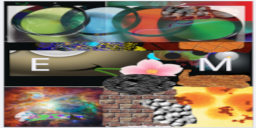
#> input picture src/To Embed/Snippet_Ref_2.jpg, 256 x 128 px
$ python claude_sift.py
#> lines starting #> are read from the running program, lines starting #| are printed output that depends on the picture; after the words box and inside, x2 and y2 are one past the last pixel; in counts of white or black regions, pixels touching at a corner belong together
import cv2
import numpy as np
import matplotlib.pyplot as plt
from matplotlib.patches import Rectangle
from skimage.measure import label, regionprops

def detect_object_with_sift(reference_img_path, input_img_path, min_kernel_size=64, max_kernel_size=512, min_matches=4):
    """
    Detect objects in an input image using SIFT matching with sliding window approach.

    Args:
        reference_img_path: Path to the reference object image
        input_img_path: Path to the input image where objects need to be detected
        min_kernel_size: Minimum size of the sliding window kernel
        max_kernel_size: Maximum size of the sliding window kernel
        min_matches: Minimum number of matches required to consider a detection

    Returns:
        Tuple containing (input_image with detections, best_match_region, best_match_count)
    """
#> called with reference_img_path = 'To Embed/Snippet_Ref_2.jpg', input_img_path = 'To Embed/624_Marked.jpg', min_kernel_size = 64, max_kernel_size = 512, min_matches = 4
    # Load images
    reference_img = cv2.imread(reference_img_path, cv2.IMREAD_GRAYSCALE)
#> reference_img: shape (128, 256); min 0, max 250, mean 115.9
    input_img = cv2.imread(input_img_path)
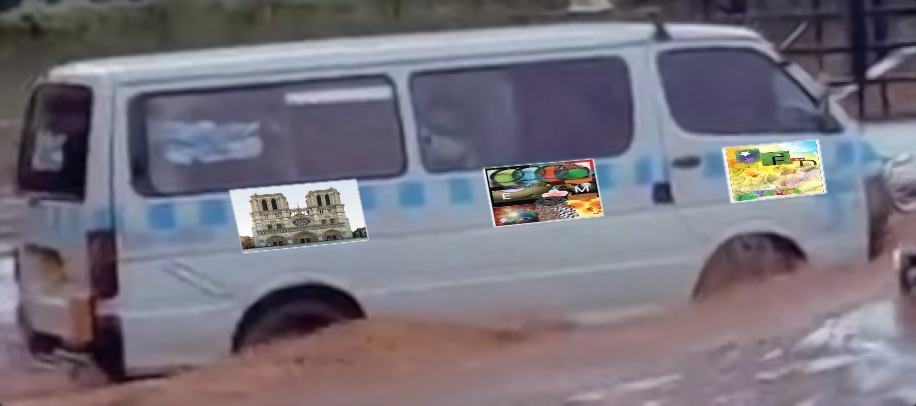
#> input picture src/To Embed/624_Marked.jpg, 916 x 406 px
#> input_img is the input picture: shape (406, 916, 3); mean B, G, R 124.8, 113.9, 118.5
    input_img_gray = cv2.cvtColor(input_img, cv2.COLOR_BGR2GRAY)
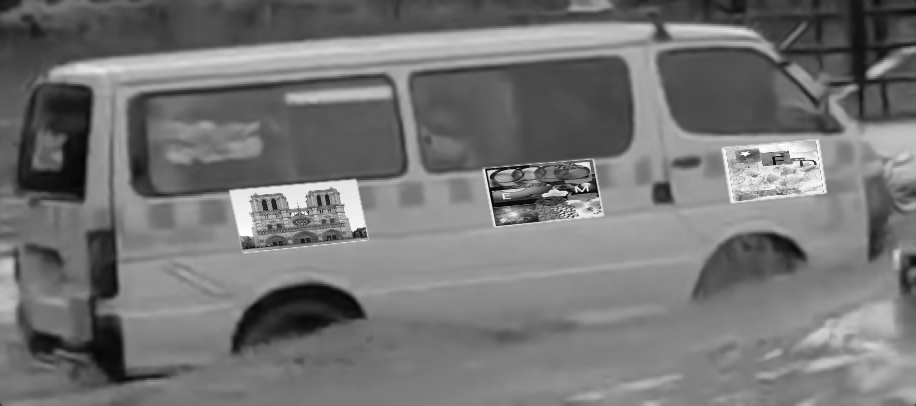
#> input_img_gray: shape (406, 916); min 2, max 254, mean 116.5

    # Get image dimensions
    input_height, input_width = input_img_gray.shape
#> input_height = 406; input_width = 916
    ref_height, ref_width = reference_img.shape
#> ref_height = 128; ref_width = 256

    # Initialize SIFT detector
    sift = cv2.SIFT_create()

    # Extract keypoints and descriptors from reference image
    ref_keypoints, ref_descriptors = sift.detectAndCompute(reference_img, None)
#> ref_keypoints = 382 keypoints; strongest (x, y, size): (228, 68, 3.3), (202, 69, 3.2), (215, 69, 3.2), (173, 69, 8)

    # Determine kernel size based on input image size
    kernel_size = min(max(min_kernel_size, int(min(input_width, input_height) / 8)), max_kernel_size)
#> kernel_size = 64
    kernel_size = 256
    print(f"Using kernel size: {kernel_size}x{kernel_size}")

    # Initialize match map (same size as input image)
    match_map = np.zeros((input_height, input_width), dtype=np.uint8)

    # Initialize FLANN matcher
    FLANN_INDEX_KDTREE = 1
    index_params = dict(algorithm=FLANN_INDEX_KDTREE, trees=5)
    search_params = dict(checks=50)
    flann = cv2.FlannBasedMatcher(index_params, search_params)

    # Define step size for sliding window (using 1/4 of kernel size for efficiency)
    step_size = kernel_size // 4

    # Sliding window approach
    print("Performing sliding window SIFT matching...")
    for y in range(0, input_height - kernel_size, step_size):
        for x in range(0, input_width - kernel_size, step_size):
            # Extract window
            window = input_img_gray[y:y+kernel_size, x:x+kernel_size]

            # Extract keypoints and descriptors
            window_keypoints, window_descriptors = sift.detectAndCompute(window, None)

            # Skip if no keypoints are found
            if window_keypoints and window_descriptors is not None and len(window_keypoints) > 0:
                # Match descriptors
                matches = flann.knnMatch(ref_descriptors, window_descriptors, k=2)

                # Apply ratio test
                good_matches = []
                for m, n in matches:
                    if m.distance < 0.7 * n.distance:
                        good_matches.append(m)

                # If enough matches are found, mark the region
                if len(good_matches) >= min_matches:
                    # Mark the central point of the window
                    center_y, center_x = y + kernel_size//2, x + kernel_size//2
                    match_map[center_y, center_x] = 1

                    # Optionally mark the whole window (useful for visualization)
                    match_map[y:y+kernel_size, x:x+kernel_size] = 1
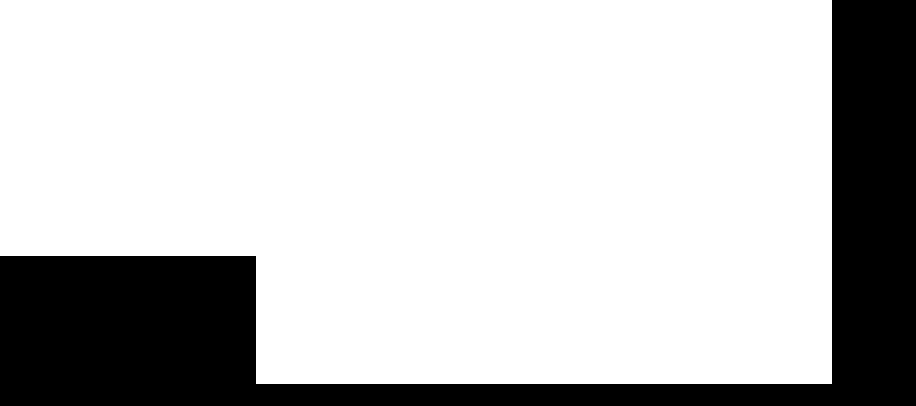
#> match_map: shape (406, 916); values 0 (black) and 1 (white), 77.1% white; 1 black region, box (x1, y1, x2, y2) and area: (0, 0, 916, 406) 85176
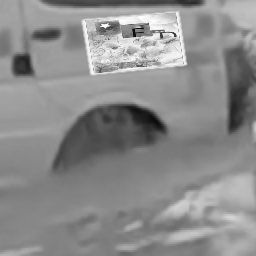
#> window: shape (256, 256); min 11, max 253, mean 139.7

    # Label connected regions using 8-connectivity
    print("Labeling connected regions...")
    labeled_map, num_regions = label(match_map, connectivity=2, return_num=True)
#> labeled_map: shape (406, 916) int64; values 0 (black) and 1 (white), 77.1% white; 1 black region
#> num_regions = 1

    # Find properties of labeled regions
    regions = regionprops(labeled_map)
#> regions = 1 regions; box (x1, y1, x2, y2) and area: (0, 0, 832, 384) 286720

    # Initialize visualization image
    vis_img = input_img.copy()

    # Prepare for finding the best match
    best_match_count = 0
    best_match_region = None
    best_match_bbox = None

    # Process each region
    print(f"Processing {len(regions)} regions...")
#> (printed output is left out)
    region_info = []

    for region in regions:
        # Get bounding box (min_row, min_col, max_row, max_col)
        min_row, min_col, max_row, max_col = region.bbox

        # Calculate center of bounding box
        center_y = (min_row + max_row) // 2
        center_x = (min_col + max_col) // 2

        # Extract region around center with size of kernel
        start_y = max(0, center_y - kernel_size//2)
        start_x = max(0, center_x - kernel_size//2)
        end_y = min(input_height, center_y + kernel_size//2)
        end_x = min(input_width, center_x + kernel_size//2)

        region_img = input_img_gray[start_y:end_y, start_x:end_x]

        # Extract keypoints and descriptors
        region_keypoints, region_descriptors = sift.detectAndCompute(region_img, None)

        # Skip if no keypoints are found
        match_count = 0
        if region_keypoints and region_descriptors is not None and len(region_keypoints) > 0:
            # Match descriptors
            matches = flann.knnMatch(ref_descriptors, region_descriptors, k=2)

            # Apply ratio test
            good_matches = []
            for m, n in matches:
                if m.distance < 0.7 * n.distance:
                    good_matches.append(m)

            match_count = len(good_matches)

        # Store region information
        region_bbox = (min_col, min_row, max_col - min_col, max_row - min_row)  # x, y, width, height
        region_info.append((region_bbox, match_count))

        # Update best match if this region has more matches
        if match_count > best_match_count:
            best_match_count = match_count
            best_match_region = region_img
            best_match_bbox = region_bbox
#> this loop made 1 pass
#> (min_row, min_col, max_row, max_col, center_y, center_x, start_y, start_x) on pass 1: (0, 0, 384, 832, 192, 416, 64, 288)
#> pass 1, in detect_object_with_sift, `region_img = input_img_gray[start_y:end_y, start_x:end_x]`:
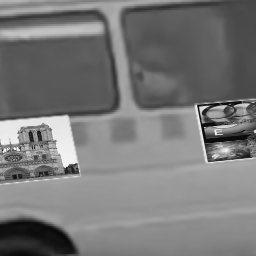
#> region_img: shape (256, 256); min 2, max 248, mean 120.3
#> after the loop, best_match_count = 23; region_info = [((0, 0, 832, 384), 23)]

    # Draw bounding boxes with match counts on the visualization image
    for bbox, count in region_info:
        x, y, width, height = bbox
        color = (0, 255, 0) if (bbox == best_match_bbox) else (0, 0, 255)
        thickness = 3 if (bbox == best_match_bbox) else 2

        # Draw rectangle
        cv2.rectangle(vis_img, (x, y), (x + width, y + height), color, thickness)

        # Add text with match count
        cv2.putText(vis_img, f"Matches: {count}", (x, y - 10),
                   cv2.FONT_HERSHEY_SIMPLEX, 0.5, color, 2)
#> this loop made 1 pass
#> (count, x, y, width, height, color, thickness) on pass 1: (23, 0, 0, 832, 384, (0, 255, 0), 3)
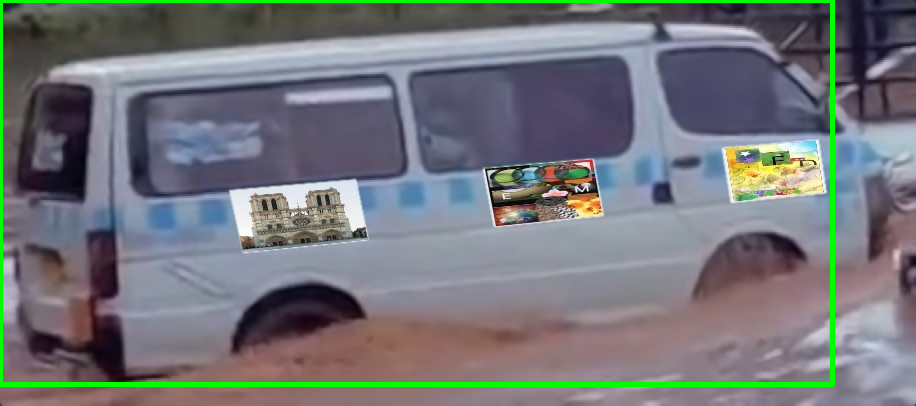
#> vis_img: shape (406, 916, 3); 2.61% of pixels changed, all inside (x1, y1, x2, y2) = (0, 0, 835, 387)

    return vis_img, best_match_region, best_match_count

def visualize_results(input_img, reference_img, result_img, best_match_region, best_match_count):
    """
    Visualize the detection results with matplotlib.

    Args:
        input_img: Original input image
        reference_img: Reference object image
        result_img: Input image with bounding boxes
        best_match_region: The region with the best match
        best_match_count: Number of matches in the best region
    """
    plt.figure(figsize=(15, 10))

    # Plot reference image
    plt.subplot(221)
    plt.title('Reference Object')
    plt.imshow(cv2.cvtColor(reference_img, cv2.COLOR_BGR2RGB))
    plt.axis('off')

    # Plot input image
    plt.subplot(222)
    plt.title('Input Image')
    plt.imshow(cv2.cvtColor(input_img, cv2.COLOR_BGR2RGB))
    plt.axis('off')

    # Plot result image with bounding boxes
    plt.subplot(223)
    plt.title('Detection Results')
    plt.imshow(cv2.cvtColor(result_img, cv2.COLOR_BGR2RGB))
    plt.axis('off')

    # Plot best match region
    if best_match_region is not None:
        plt.subplot(224)
        plt.title(f'Best Match Region\n{best_match_count} matches')
        plt.imshow(cv2.cvtColor(best_match_region, cv2.COLOR_BGR2RGB))
        plt.axis('off')

    plt.tight_layout()
    plt.savefig('detection_results.png')
    plt.show()

def main():
    # Replace these with your actual image paths
    reference_path = 'To Embed/Snippet_Ref_2.jpg'
    input_path = 'To Embed/624_Marked.jpg'

    # Run detection
    print("Starting object detection...")
    result_img, best_match_region, best_match_count = detect_object_with_sift(
        reference_path, input_path, min_kernel_size=64, max_kernel_size=512, min_matches=4
    )
#> best_match_count = 23

    # Display results
    print(f"Best match found with {best_match_count} matching points")
#| Best match found with 23 matching points

    # Load original images for visualization
    input_img = cv2.imread(input_path)
    reference_img = cv2.imread(reference_path)
#> reference_img is the input picture: shape (128, 256, 3); mean B, G, R 95.4, 113.9, 127.7

    # Visualize results
    visualize_results(input_img, reference_img, result_img, best_match_region, best_match_count)
#> in visualize_results, `plt.savefig('detection_results.png')`:
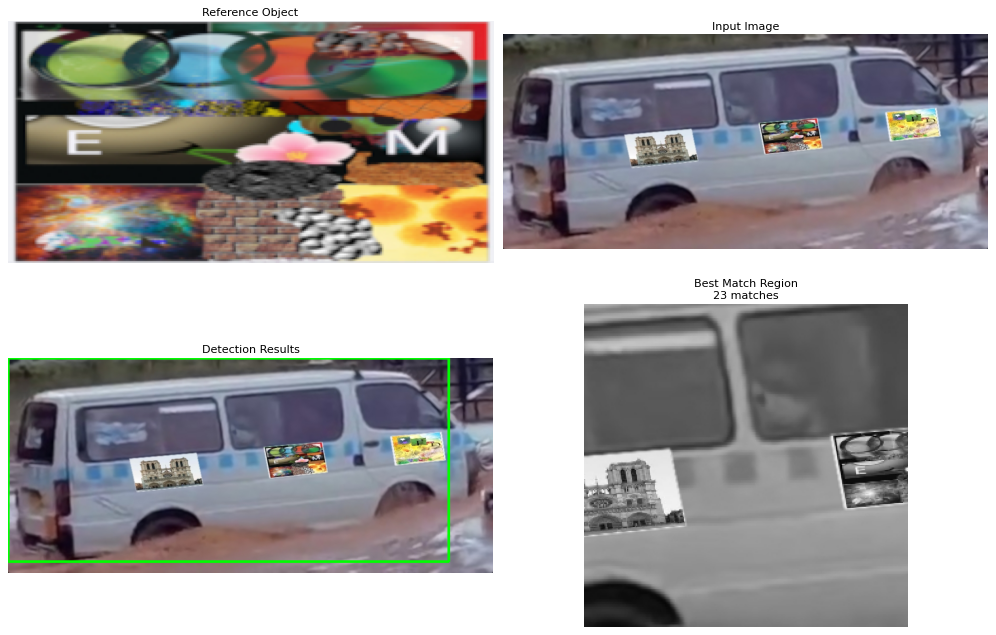
#> figure drawn by matplotlib, 4 panels

    # Save the result image
    cv2.imwrite('detection_result.jpg', result_img)
    print("Results saved as 'detection_result.jpg' and 'detection_results.png'")

if __name__ == "__main__":
    main()
